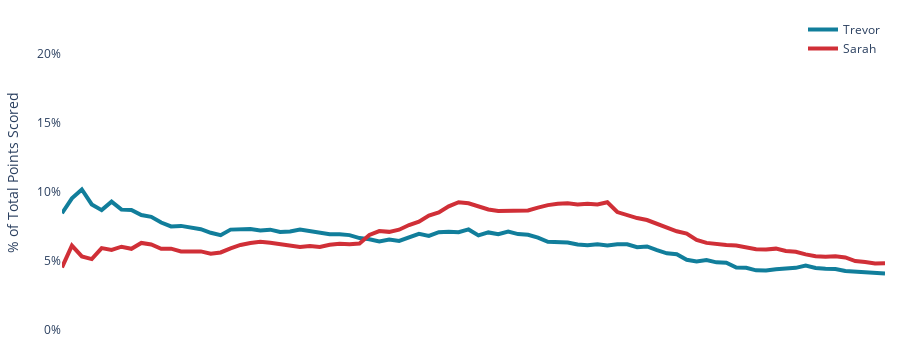

The notebook cell saved with this chart:
### Markdown cell above
### **Percentage of Total Points Scorable**
This will be a dual line plot, tracking each of our "percentage of total points" scored.

### Code cell
# Make the Plotly figure
pct_of_total_fig = percentage_of_total_points_scored_line_graph(
    round_level_stats_df=round_level_stats_df,
    show_each_round=False,
    show_rolling_avg=True,
    rolling_avg_window_size=25,
    hide_legend=False,
)

# Show the figure
pct_of_total_fig.show()
